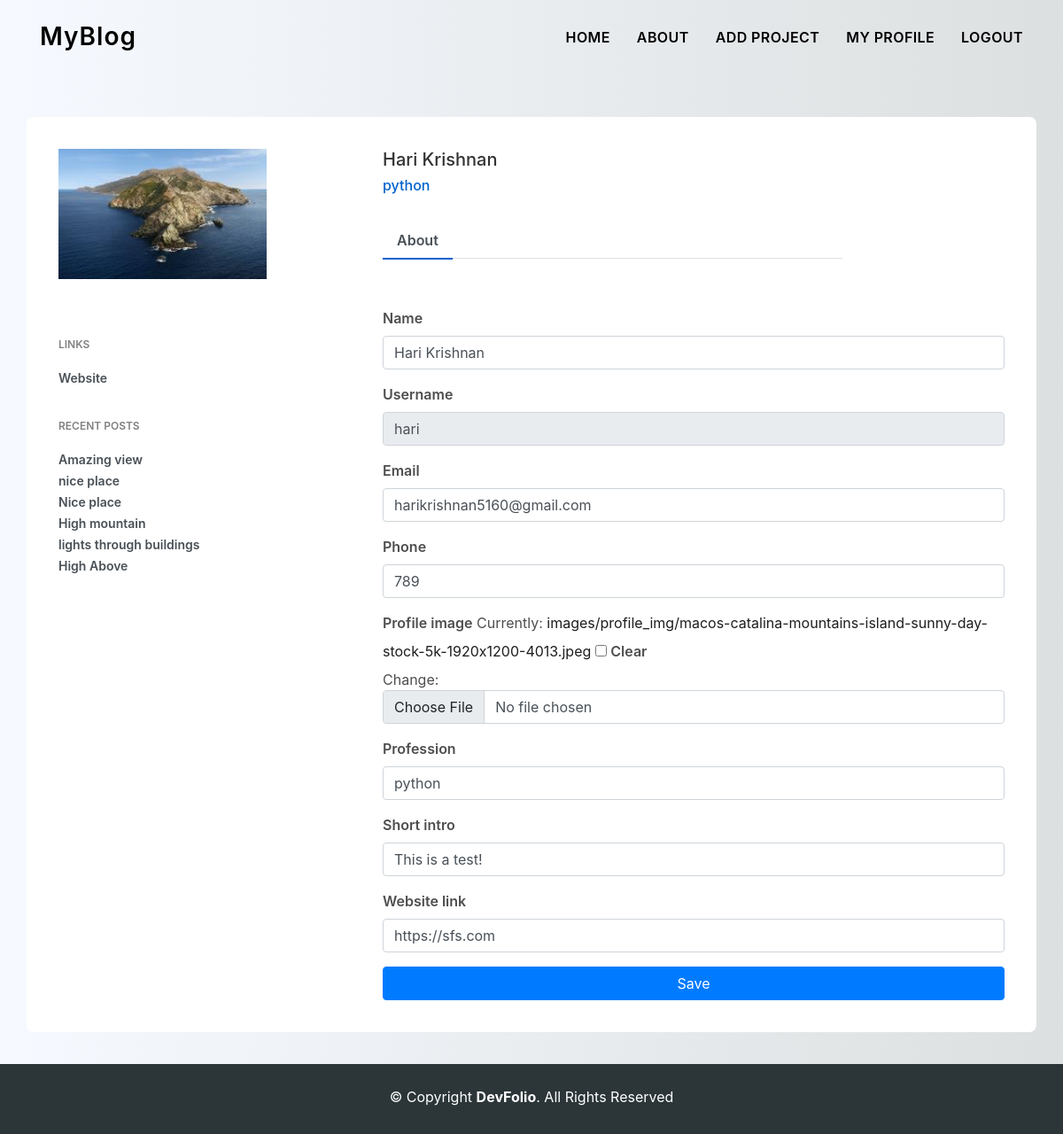
The app's page /users/edit-profile/ (signed in), older data.
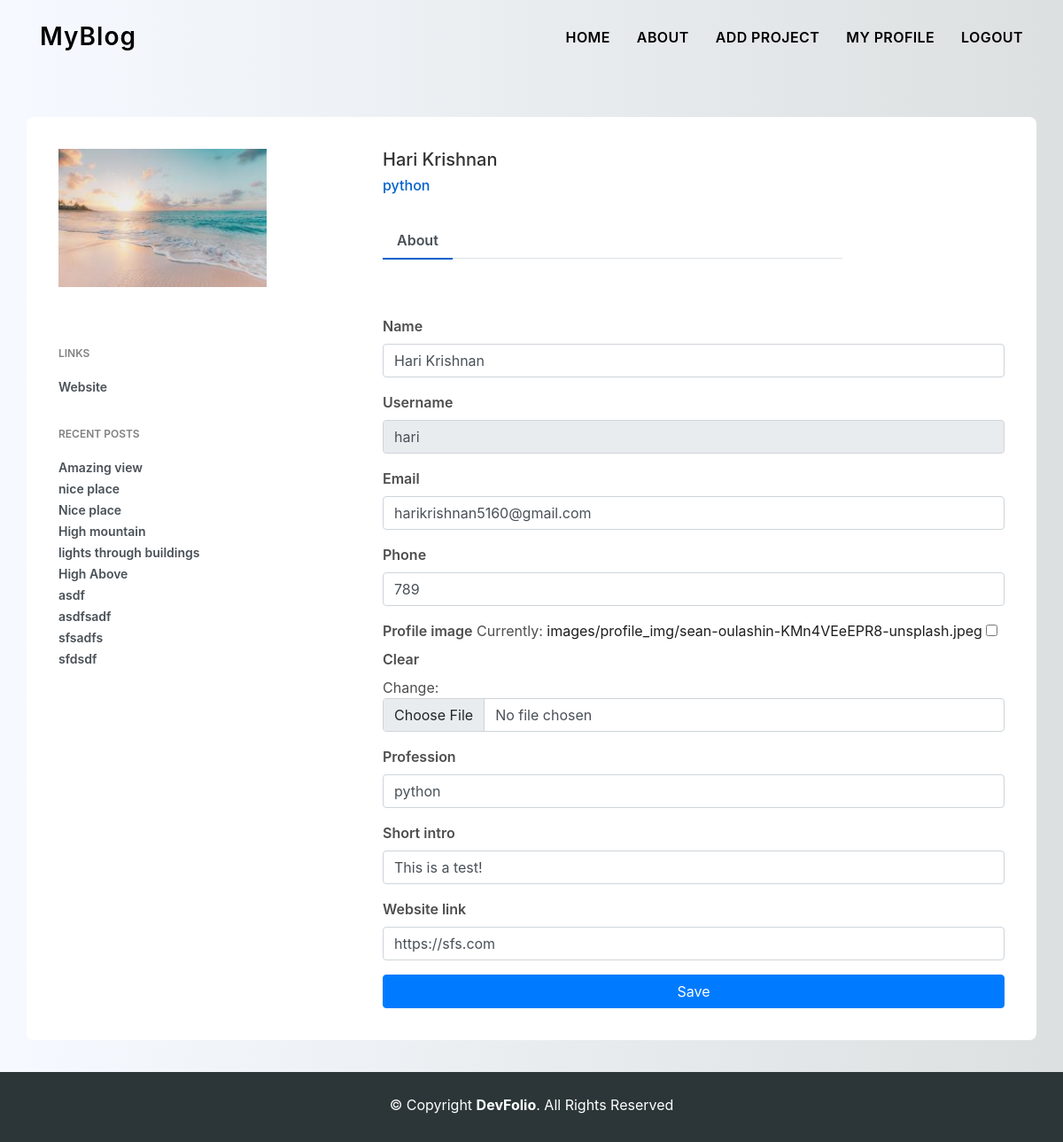
The same page, newer data.
### users/models.py (models this page shows, shortened)
class Profile(models.Model):
    user = models.OneToOneField(User, on_delete=models.CASCADE, null=True, blank=True)
    name = models.CharField(max_length=200, null=True, blank=True)
    username = models.CharField(max_length=200, null=True, blank=True)
    email = models.EmailField(max_length=400, unique=True,null=True, blank=True)
    profile_image = ResizedImageField(size=[250, 250], blank=True, null=True, default='images/profile_img/default.jpg', upload_to='images/profile_img/')
    short_intro = models.CharField(max_length=600, null=True, blank=True)
    website_link = models.URLField(max_length=800, null=True, blank=True)
    phone = models.PositiveIntegerField(null=True, blank=True)#, validators=[MaxValueValidator(9999999999)])
    profession = models.CharField(max_length=20, null=True, blank=True)
    created = models.DateTimeField(auto_now_add=True)
    id = models.UUIDField(default=uuid.uuid4, primary_key=True, editable=False, unique=True)
    def getimageurl(self):
        try:
            url = self.profile_image.url
        except:
            url = ''
        return url

### blogs/models.py (models this page shows, shortened)
class Article(models.Model):
    owner = models.ForeignKey(Profile, on_delete=models.SET_NULL, blank=True, null=True)
    heading = models.CharField(max_length=200)
    discription = models.CharField(max_length=300)
    category = models.CharField(max_length=100, null=True, blank=True)
    featured_image = ResizedImageField("Thumbnail Image",size=[1200,720], null=True, blank=True, default='images/blog_img/no-photo.jpg', upload_to='images/blog_img/')
    text_field =  RichTextUploadingField("Content",null=True, blank=True)
    tags = models.ManyToManyField('Tag', blank=True)
    comment_total = models.IntegerField(default=0, null=True, blank=True)
    created = models.DateTimeField(auto_now_add=True)
    id = models.UUIDField(default=uuid.uuid4,
                          primary_key=True, editable=False, unique=True)

### users/views.py (the view)
# urls.py: path('edit-profile/', views.editprofile, name='edit-profile'),
@login_required(login_url='login')
def editprofile(request):
    profile = request.user.profile
    form = ProfileForm(instance=profile)
    count = profile.article_set.all()
    articles = profile.article_set.all().order_by('created')[:10]
    if request.method == "POST":
        form = ProfileForm(request.POST, request.FILES, instance=profile)
        if form.is_valid:
            form.save()
            return redirect('blogs')
    context = {'form':form,'profile': profile, 'articles': articles, 'blog_count': len(count)}
    return render(request, 'users/edit-profile.html', context)

### users/forms.py
class ProfileForm(ModelForm):
    class Meta:
        model = Profile
        fields = ['name', 'username', 'email', 'phone', 'profile_image', 'profession','short_intro', 'website_link',]
    def __init__(self, *args, **kwargs):
        super(ProfileForm, self).__init__(*args, **kwargs)
        self.fields['username'].widget.attrs['readonly'] = True
        for name, field in self.fields.items():
            field.widget.attrs.update({'class': 'form-control'})

### users/templates/users/edit-profile.html (shortened to what this page needs)
{% extends 'main.html' %}
{% load static %}
{% block content %}
<br>
<br>
<div class="container emp-profile">
                <div class="row">
                    <div class="col-md-4">
                        <div class="profile-img">
                            <img src="{{ profile.getimageurl }}" alt="profile-image"/>
                            </div>
                    </div>
                    <div class="col-md-6">
                        <div class="profile-head">
                                    <h5>
                                        {{ profile.name }}
                                    </h5>
                                    <h6>
                                        {% if profile.profession is not None %}
                                        {{ profile.profession }}
                                        {% endif %}
                                    </h6>
                                    <br>
                            <ul class="nav nav-tabs" id="myTab" role="tablist">
                                <li class="nav-item">
                                    <a class="nav-link active" id="home-tab" data-toggle="tab" href="#home" role="tab" aria-controls="home" aria-selected="true">About</a>
                                </li>
                            </ul>
                        </div>
                    </div>
                </div>
                <div class="row">
                    <div class="col-md-4">
                        <div class="profile-work">
                            {% if profile.website_link is not None %}
                            <p>LINKS</p>
                            <a href="{{profile.website_link}}">Website</a><br/>
                            {% endif %}
                            {% if blog_count is not None %}
                            <p>RECENT POSTS</p>
                            {% for article in articles %}
                            <a href="{% url 'article' article.id %}">{{ article.heading }}</a><br/>
                            {% endfor %}
                            {% endif %}
                        </div>
                    </div>
                    <div class="col-md-8">
                        <div class="tab-content profile-tab" id="myTabContent">
                            <div class="tab-pane fade show active" id="home" role="tabpanel" aria-labelledby="home-tab">
                                <form class="row g-3" action="" method="POST" enctype="multipart/form-data">
                                    {% for field in form %}
                                    <div class="col-12">
                                      <label for="yourName" class="form-label">{{ field.label }}</label>
                                      {{ field }}
                                    </div>
                                    {% endfor %}
                                    <div class="col-12">
                                      <button class="btn btn-primary w-100" type="submit">Save</button>
                                    </div>
                                </form>
                            </div>
                        </div>
                    </div>
                </div>
        </div>
        {% include 'footer.html' %}
        {% endblock %}

Row changes from the older to the newer data that the page shows:
changed Profile "Hari Krishnan": getimageurl: a different picture
added Article: heading "asdf"
added Article: heading "asdfsadf"
added Article: heading "sfsadfs"
added Article: heading "sfdsdf"
Text that changed along with them:
text no longer shown: "Currently: images/profile_img/macos-catalina-mountains-island-sunny-day-stock-5k-1920x1200-4013.jpeg Clear Change:"
text now shown: "Currently: images/profile_img/sean-oulashin-KMn4VEeEPR8-unsplash.jpeg Clear Change:"
